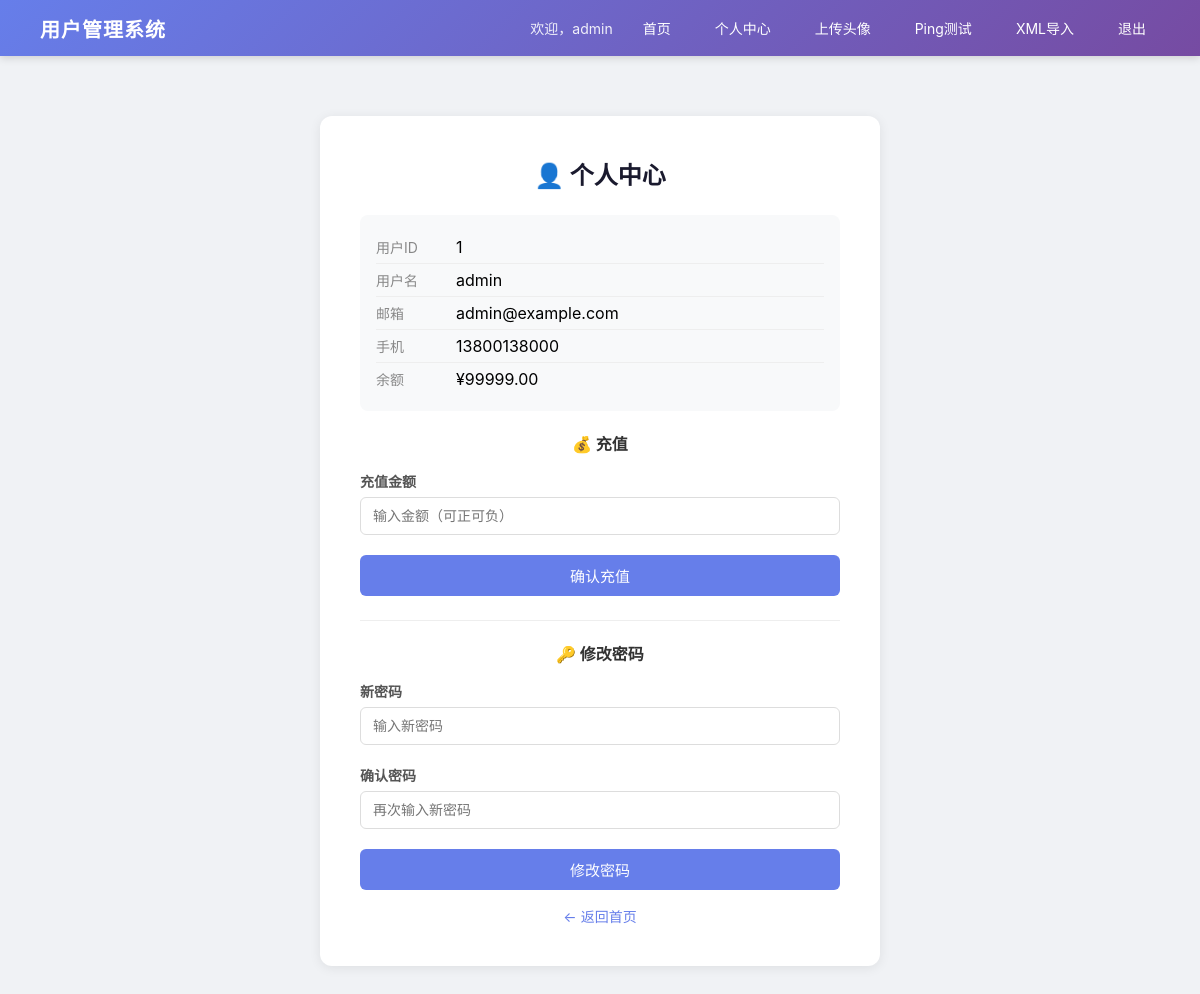
/profile?user_id=1 (signed in), run on the app's committed database.
### tables this page shows
CREATE TABLE users (
            id INTEGER PRIMARY KEY AUTOINCREMENT,
            username TEXT NOT NULL UNIQUE,
            password_hash TEXT NOT NULL,
            role TEXT NOT NULL DEFAULT 'user',
            email TEXT DEFAULT '',
            phone TEXT DEFAULT '',
            balance REAL DEFAULT 0.0,
            created_at TIMESTAMP DEFAULT CURRENT_TIMESTAMP
        );

### app.py (the view)
@app.route('/profile')
def profile():
    user_id = request.args.get('user_id', type=int)
    if not user_id:
        flash('请指定用户ID', 'error')
        return redirect(url_for('index'))
    conn = get_db()
    c = conn.cursor()
    c.execute("SELECT id, username, email, phone, balance FROM users WHERE id = ?", (user_id,))
    user = c.fetchone()
    conn.close()
    if not user:
        flash('用户不存在', 'error')
        return redirect(url_for('index'))
    return render_template('profile.html', user=dict(user))

### app.py (called while the page is built)
def get_db():
    conn = sqlite3.connect('data/users.db')
    conn.row_factory = sqlite3.Row
    return conn

@app.after_request
def add_security_headers(response):
    response.headers['X-Content-Type-Options'] = 'nosniff'
    response.headers['X-Frame-Options'] = 'DENY'
    response.headers['Referrer-Policy'] = 'strict-origin-when-cross-origin'
    return response

### templates/profile.html (shortened to what this page needs)
{% extends "base.html" %}
{% block content %}
    <div class="card">
        <h2 class="card-title">👤 个人中心</h2>
        <div class="info">
            <div class="info-row"><span class="info-label">用户ID</span><span>{{ user.id }}</span></div>
            <div class="info-row"><span class="info-label">用户名</span><span>{{ user.username }}</span></div>
            <div class="info-row"><span class="info-label">邮箱</span><span>{{ user.email or '未设置' }}</span></div>
            <div class="info-row"><span class="info-label">手机</span><span>{{ user.phone or '未设置' }}</span></div>
            <div class="info-row"><span class="info-label">余额</span><span>¥{{ '%.2f'|format(user.balance) }}</span></div>
        </div>
        <h3 style="margin-bottom:16px;font-size:16px;color:#333;text-align:center;">💰 充值</h3>
        <form method="POST" action="/recharge">
            <div class="form-group">
                <label for="amount">充值金额</label>
                <input type="number" id="amount" name="amount" step="0.01" placeholder="输入金额（可正可负）" required>
            </div>
            <button type="submit" class="btn btn-primary">确认充值</button>
        </form>
        <div style="margin-top:24px;padding-top:20px;border-top:1px solid #eee;">
            <h3 style="margin-bottom:16px;font-size:16px;color:#333;text-align:center;">🔑 修改密码</h3>
            <form method="POST" action="/change-password">
                <div class="form-group">
                    <label for="new_password">新密码</label>
                    <input type="password" id="new_password" name="new_password" placeholder="输入新密码" required>
                </div>
                <div class="form-group">
                    <label for="confirm_password">确认密码</label>
                    <input type="password" id="confirm_password" placeholder="再次输入新密码" required>
                </div>
                <button type="submit" class="btn btn-primary">修改密码</button>
            </form>
        </div>
        <div style="text-align:center;margin-top:16px;">
            <a href="/" style="color:#667eea;text-decoration:none;font-size:14px;">← 返回首页</a>
        </div>
    </div>
{% endblock %}

### static/css/style.css (style rules this page uses)
* { margin:0; padding:0; box-sizing:border-box; }
body { font-family:-apple-system,BlinkMacSystemFont,"Segoe UI",Roboto,sans-serif; background:#f0f2f5; min-height:100vh; }
.card { background:#fff; border-radius:12px; box-shadow:0 2px 12px rgba(0,0,0,0.08); padding:40px; }
.card-title { font-size:24px; color:#1a1a2e; margin-bottom:24px; text-align:center; }
.info { background:#f8f9fa; padding:16px; border-radius:8px; margin-bottom:20px; }
.info-row { display:flex; padding:6px 0; border-bottom:1px solid #eee; }
.info-row:last-child { border-bottom:none; }
.info-label { width:80px; color:#888; font-size:14px; flex-shrink:0; }
.form-group { margin-bottom:20px; }
.form-group label { display:block; margin-bottom:6px; color:#555; font-size:14px; font-weight:600; }
.form-group input { width:100%; padding:10px 12px; border:1.5px solid #ddd; border-radius:6px; font-size:14px; transition:border-color 0.2s; }
.btn { display:inline-block; padding:10px 24px; border:none; border-radius:6px; font-size:15px; cursor:pointer; text-decoration:none; text-align:center; transition:background 0.2s; }
.btn-primary { width:100%; background:#667eea; color:#fff; }

### data on the page
users: id "1", username "admin", email "admin@example.com", phone "13800138000", balance "99999.00"

### other printed values
{{ session['username'] }} "admin"
